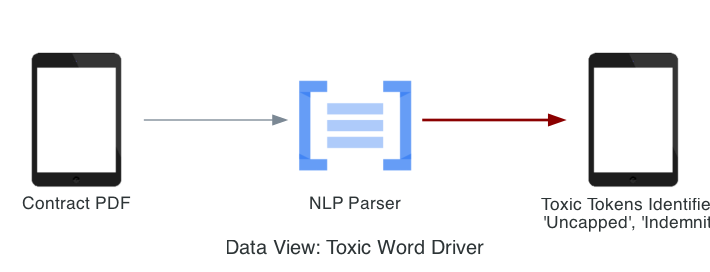

This figure's Python source:
from diagrams import Diagram, Edge
from diagrams.gcp.ml import NaturalLanguageAPI
from diagrams.generic.device import Tablet

graph_attr = {"pad": "0.1", "nodesep": "1.0", "ranksep": "1.5", "bgcolor": "transparent"}

with Diagram("Data View: Toxic Word Driver", show=False, filename="contractguard_feature_drivers", direction="LR", graph_attr=graph_attr):
    raw_doc = Tablet("Contract PDF")
    nlp = NaturalLanguageAPI("NLP Parser")
    toxic_words = Tablet("Toxic Tokens Identified:\n'Uncapped', 'Indemnity'")

    raw_doc >> nlp >> Edge(color="darkred", style="bold") >> toxic_words
